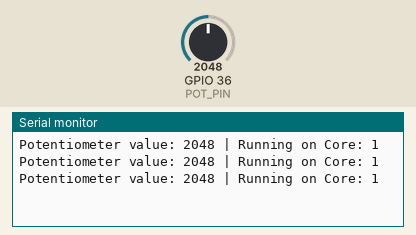
Bench run of a sketch on a simulated ESP32-S3. On the bench: the last lines printed to the serial monitor. Inputs (shaded band) come from the test bench; at power-on: GPIO 36 (POT_PIN) = 2048.

Above: at 1.3 s.
1.4 s: GPIO 36 (POT_PIN) set to 2866
At 1.9 s:
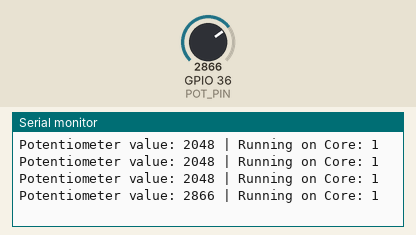
2.9 s: GPIO 36 (POT_PIN) set to 3603
At 3.4 s:
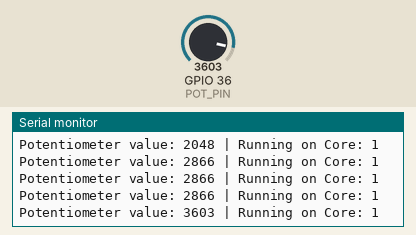
Timing chart, 0 to 5.9 s (numbered marks = the images above; inputs shaded):
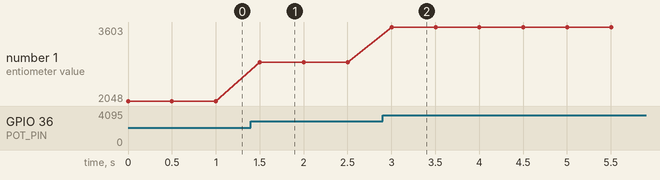

The sketch:

potentio.ino
```cpp
#define POT_PIN 36

void taskPot(void *pvParameters) {
  while (1) {
    int val = analogRead(POT_PIN);
    Serial.print("Potentiometer value: ");
    Serial.print(val);
    Serial.print(" | Running on Core: ");
    Serial.println(xPortGetCoreID());
    delay(500);
  }
}

void setup() {
  Serial.begin(115200);
  pinMode(POT_PIN, INPUT);

  // Core 0
  xTaskCreatePinnedToCore(taskPot, "taskPot_Core0", 2000, NULL, 1, NULL, 0);

  // Core 1
  // xTaskCreatePinnedToCore(taskPot, "taskPot_Core1", 2000, NULL, 1, NULL, 1);
}

void loop() {}
```

Measured:
- after the input at 1.4 s, the serial monitor: prints a new line after 0.10 s (image 1)
- after the input at 2.9 s, the serial monitor: prints a new line after 0.10 s (image 2)
- plotted number 1: 2048 → 2866 after the input at 1.4 s, 2866 → 3603 after the input at 2.9 s
